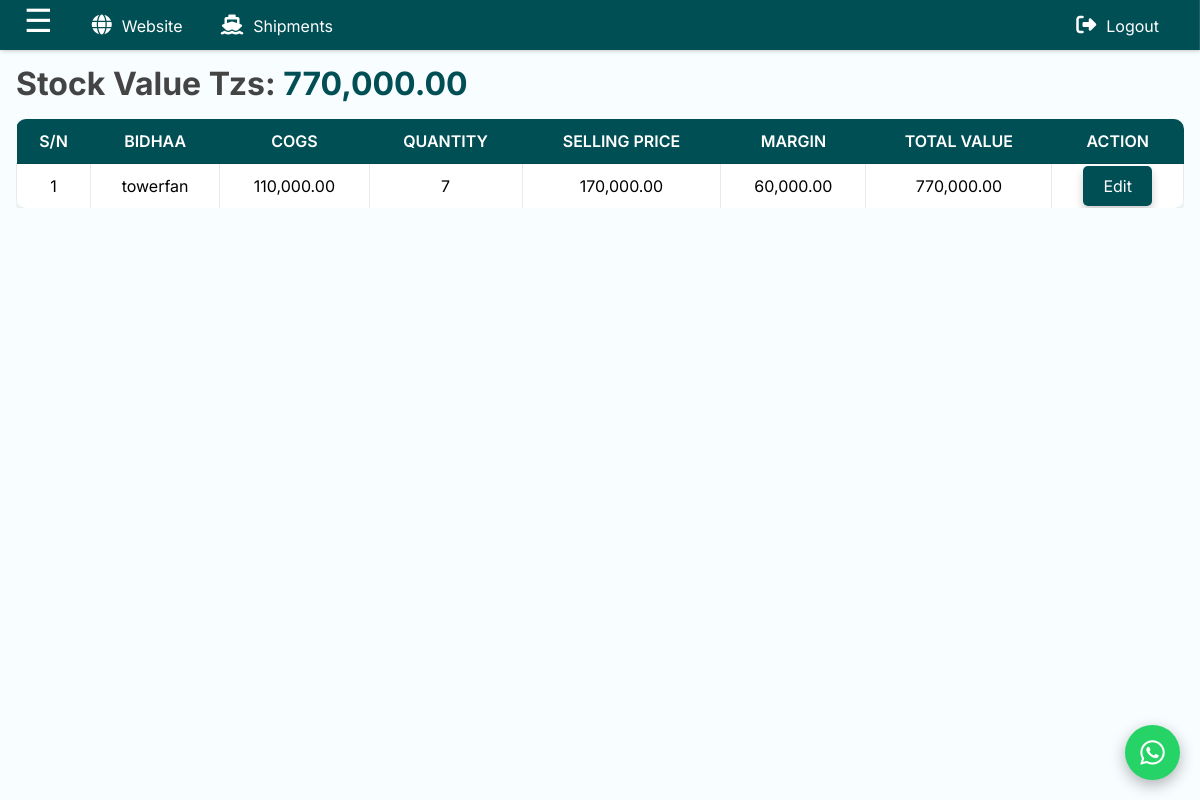
The app's page /manager/stocks/ (signed in) with its own data.
### inventory/models.py (models this page shows, shortened)
class Stock(models.Model):
    name=models.CharField(max_length=100)
    cogs=models.DecimalField(max_digits=10,decimal_places=2,validators=[MinValueValidator(0)])
    bei=models.DecimalField(max_digits=10,decimal_places=2,validators=[MinValueValidator(0)])
    quantity=models.IntegerField(validators=[MinValueValidator(0)])

### inventory/views.py (the view)
# urls.py: path('stocks/',views.stocks,name='stocks'),
@login_required
def stocks(request):
    stocks = Stock.objects.all()
    for stock in stocks:
        stock.margin = stock.bei - stock.cogs
        stock.total_value = stock.cogs * stock.quantity
    total_stocks=sum(stock.total_value for stock in stocks)
    context = {
        'stocks': stocks,
        'total_stocks': total_stocks,
    }
    return render(request, 'inventory/stocks.html', context)

### inventory/templates/inventory/stocks.html
{% extends 'website/base.html' %}
{% block content %}
{% include 'inventory/nav.html' %}
{% load humanize %}
{% if stocks %}
<div class="content-container">
    <div class="sales-container">
        <h2>Stock Value Tzs: <span style="color: rgb(0, 79, 84);">{{total_stocks | floatformat:2 | intcomma}}</span></h2>
        <div class="table-container">
            <table>
            <thead>
            <tr>
                <th>S/N</th>
                <th>BIDHAA</th>
                <th>COGS</th>
                <th>QUANTITY</th>
                <th>SELLING PRICE</th>
                <th>MARGIN</th>
                <th>TOTAL VALUE</th>
                <th>ACTION</th>
            </tr>
            </thead>
            <tbody>
                {% for stock in stocks %}
            <tr style="text-align: center; vertical-align: middle;">
                <td>{{ forloop.counter }}</td>
                <td>{{ stock.name }}</td>
                <td>{{ stock.cogs | floatformat:2 | intcomma }}</td>
                <td>{{ stock.quantity | intcomma }}</td>
                <td>{{ stock.bei | floatformat:2 | intcomma }}</td>
                <td>{{ stock.margin |floatformat:2| intcomma }}</td>
                <td>{{ stock.total_value |floatformat:2| intcomma}}</td>
                <td><a href="{% url 'edit_stocks' stock.id %}" class="edit-btn">Edit</a>
            </tr>
            {% endfor %}
            </tbody>
            </table>
        </div>
    </div>
    {% else %}
    <h2 style="color: red;padding: 100px 200px;">Hakuna Stocks Kwa Sasa</h2>
    {% endif %}
</div>
{% endblock %}

### website/static/website/css/main.css (style rules this page uses)
html,body { height: 100%; width: 100%; }
body { font-family: 'Inter', 'Segoe UI', sans-serif; background-color: rgb(248, 253, 255); padding: 1rem; }
* { box-sizing: border-box; margin: 0; padding: 0; }
.content-container { margin-left: 0; padding: 3rem 0; transition: 0.3s; width: 100% !important; }
h2 { font-size: clamp(1rem, 3.5vw, 2rem) !important; }
h2,h3,h4 { color: #444444; }
.edit-btn { vertical-align: top; text-align:center; cursor: pointer; background-color: rgb(0, 79, 84); color: white; border: none; border-radius: 5px; box-shadow: 0 5px 10px rgba(0, 0, 0, 0.2); transition: transform 0.2s ease; text-decoration: none; padding: 10px 20px; font-size: 16px; }
.table-container { width: 100%; overflow-x: auto; margin:1rem auto ; }
table { width: 100%; border-collapse: collapse; background: white; border-radius: 10px; overflow: hidden; box-shadow: 0 4px 12px rgba(0,0,0,0.1); }
thead { background: rgb(0, 79, 84); color: white; }
thead th { padding: 12px; text-align: center; font-weight: 600; }
tbody td { padding: 12px; border: solid 1px rgba(0, 0, 0, 0.086); border-bottom: 1px solid #eee; }
tbody tr:last-child td { border-bottom: none; }
td, th { white-space: nowrap; }

### records on screen
Stock: name "towerfan", cogs "110,000.00", quantity "7", bei "170,000.00", margin "60,000.00", total_value "770,000.00"

### other values on screen
{{ total_stocks | floatformat:2 | intcomma }} "770,000.00"
